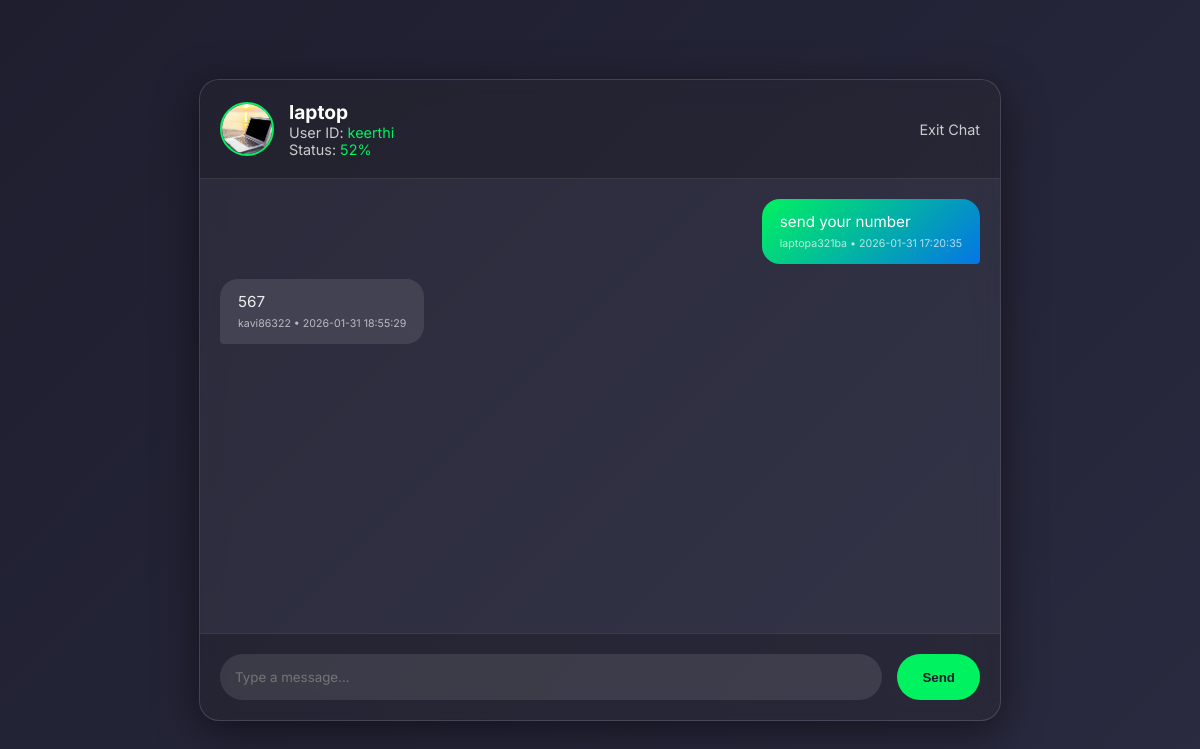
The page /chat/1 (signed in) on the database as committed earlier.
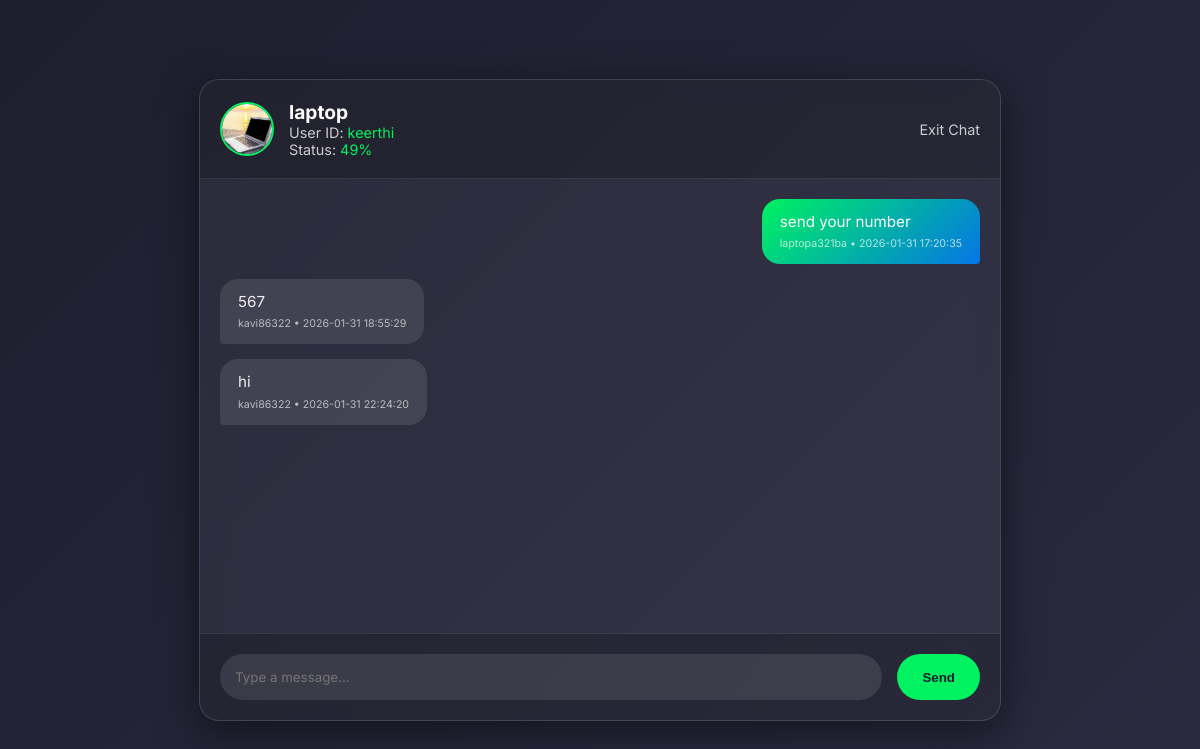
The same page on the database as committed later.
### tables this page shows
CREATE TABLE items(
        id INTEGER PRIMARY KEY AUTOINCREMENT,
        name TEXT,
        category TEXT,
        date TEXT,
        description TEXT,
        image TEXT,
        status TEXT DEFAULT 'pending'
    , reporter_id TEXT, owner_email TEXT, location TEXT);

CREATE TABLE messages(
        id INTEGER PRIMARY KEY AUTOINCREMENT,
        item_id INTEGER,
        sender TEXT,
        message TEXT,
        timestamp DATETIME DEFAULT CURRENT_TIMESTAMP
    );

### app.py (the view)
@app.route("/chat/<int:item_id>", methods=["GET", "POST"])
def chat(item_id):
    if "email" not in session:
        return redirect("/")
    db = get_db()
    if request.method == "POST":
        msg = request.form["message"]
        sender = session["email"]
        db.execute("INSERT INTO messages (item_id, sender, message) VALUES (?, ?, ?)",
                   (item_id, sender, msg))
        db.commit()
    item = db.execute("SELECT * FROM items WHERE id=?", (item_id,)).fetchone()
    messages = db.execute("SELECT * FROM messages WHERE item_id=? ORDER BY timestamp ASC", (item_id,)).fetchall()
    db.close()
    return render_template("chat.html", item=item, messages=messages, user=session["email"])

### app.py (called while the page is built)
def get_db():
    conn = sqlite3.connect("database.db")
    conn.row_factory = sqlite3.Row
    return conn

### templates/chat.html (shortened to what this page needs)
<!DOCTYPE html>
<html>
<head>
</head>
<body>
    <div class="chat-container">
        <div class="header">
            <img src="{{ url_for('static', filename='uploads/' + item.image) }}" alt="Item">
            <div class="header-info">
                <h2>{{ item.name }}</h2>
                <p>User ID: <span style="color: #00f260;">{{ item.reporter_id }}</span></p>
                <p>Status: <span style="color: #00f260;">{{ item.status }}</span></p>
            </div>
            <a href="/home" class="back-btn">Exit Chat</a>
        </div>
        <div class="messages" id="messageBox">
            {% for m in messages %}
            <div class="message {% if m.sender == user %}sent{% else %}received{% endif %}">
                <div class="text">{{ m.message }}</div>
                <div class="message-meta">{{ m.sender.split('@')[0] }} • {{ m.timestamp }}</div>
            </div>
            {% endfor %}
        </div>
        <form class="input-area" method="POST">
            <input type="text" name="message" placeholder="Type a message..." required autocomplete="off">
            <button type="submit">Send</button>
        </form>
    </div>
</body>
</html>

Rows that differ between the two databases and show on the page:
changed items "laptop": status "52%" → "49%"
added messages: message "hi", sender "kavi86322", timestamp "2026-01-31 22:24:20"
